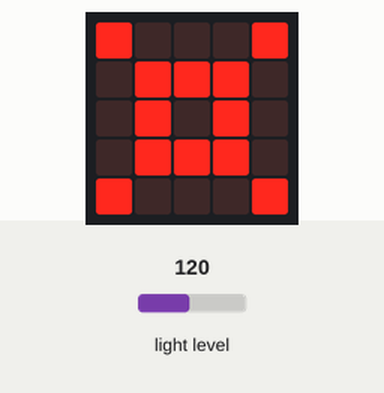
A program run on a simulated BBC micro:bit (MakeCode). Shown: the board's 5×5 LED display. The inputs (shaded band) are chosen by the test bench; at power-on: light level 120.

Above: at 1.6 s.
1.7 s: light level set to 7
At 2.65 s:
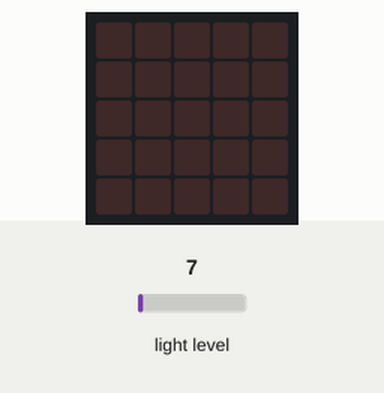
3.2 s: light level set to 4
4.7 s: light level set to 64
8.4 s: light level set to 5
Timing chart, 0 to 11.1 s (numbered marks = the images above; inputs shaded):
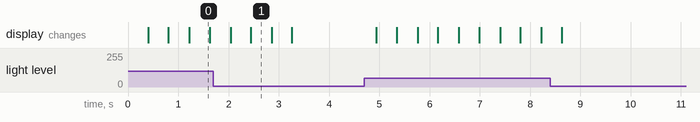

The program:

main.ts
```typescript
basic.showLeds(`
    . . . . .
    . . . . .
    . . . . .
    . . . . .
    . . . . .
    `)
basic.forever(function () {
    if (input.lightLevel() > 5) {
        basic.showLeds(`
            # . . . #
            . # # # .
            . # . # .
            . # # # .
            # . . . #
            `)
        basic.showLeds(`
            . . . . .
            . . . . .
            . . . . .
            . . . . .
            . . . . .
            `)
    } else {
        basic.showLeds(`
            . . . . .
            . . . . .
            . . . . .
            . . . . .
            . . . . .
            `)
    }
})
```

test.ts
```typescript
// 테스트는 여기로 이동합니다; 이 패키지가 확장으로 사용될 때 컴파일되지 않을 것 입니다.
```

Measured:
- what the display in image 0 shows lasts 0.4 s, from 1.2 s to 1.6 s
